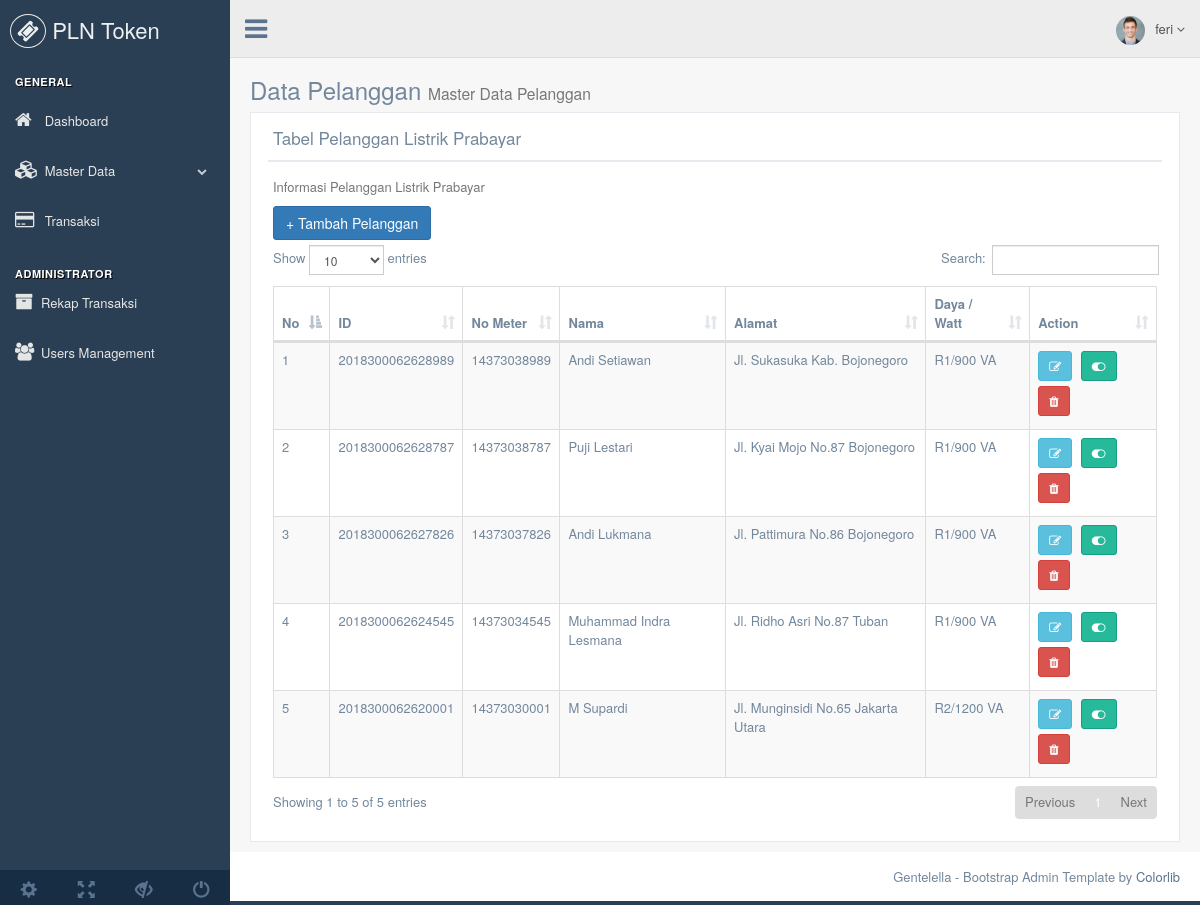
The page /?page=data_pelanggan (signed in) on the database its author committed.
### tables this page shows
CREATE TABLE `pelanggan` (
  `id` varchar(255) NOT NULL,
  `no_meter` varchar(255) NOT NULL,
  `nama` varchar(255) NOT NULL,
  `alamat` varchar(255) NOT NULL,
  `daya_id` int(11) NOT NULL,
  `status` tinyint(1) NOT NULL DEFAULT '1' COMMENT '0. nonaktif 1.aktif'
);

CREATE TABLE `daya` (
  `id` int(11) NOT NULL,
  `nama_daya` varchar(255) NOT NULL,
  `ket` varchar(255) NOT NULL
);

### data_pelanggan.php (the view, shortened to what this page needs)
<div class="right_col" role="main">
  <div class="">
    <div class="page-title">
      <div class="title_left">
        <h3>Data Pelanggan <small>Master Data Pelanggan</small></h3>
      </div>
    </div>
    <div class="clearfix"></div>
    <div class="row">
      <div class="col-md-12 col-sm-12 col-xs-12">
        <div class="x_panel">
          <div class="x_title">
            <h2>Tabel Pelanggan Listrik Prabayar</h2>
            <div class="clearfix"></div>
          </div>
          <div class="x_content">
            <p class="text-muted font-13 m-b-30">
              Informasi Pelanggan Listrik Prabayar
            </p>
            <a class="btn btn-primary" href="<?php echo base_url.'?page=form_pelanggan' ?>">+ Tambah Pelanggan</a>
            <table id="datatable" class="table table-striped table-bordered">
              <thead>
                <tr>
                  <th>No</th>
                  <th>ID</th>
                  <th>No Meter</th>
                  <th>Nama</th>
                  <th>Alamat</th>
                  <th>Daya / Watt</th>
                  <th>Action</th>
                </tr>
              </thead>
              <tbody>
              <?php
              $no = 1;
              $query = mysqli_query($koneksi, "SELECT pelanggan.*, daya.nama_daya FROM pelanggan JOIN daya ON pelanggan.daya_id=daya.id ORDER BY id DESC"); ?>
              <?php while ($row = mysqli_fetch_assoc($query)) : ?>
               <tr>
                  <td><?php echo $no; ?></td>
                  <td><?php echo $row['id'];  ?></td>
                  <td><?php echo $row['no_meter']; ?></td>
                  <td><?php echo $row['nama']; ?></td>
                  <td><?php echo $row['alamat'];  ?></td>
                  <td><?php echo $row['nama_daya'];  ?></td>
                  <td><a title="Edit" class='btn btn-sm btn-info' href='<?php echo base_url."?page=form_pelanggan&id=$row[id]"; ?>'><i class='fa fa-edit'></i></a>
                    <?php if ($row['status'] == 0): ?>
                      <a title="Non Aktif" class='btn btn-sm btn-default' href='<?php echo base_url."/action_pelanggan.php?id=$row[id]&soft_delete=1"; ?>'><i class='fa fa-toggle-off'></i></a>
                    <?php else: ?>
                      <a title="Aktif" class='btn btn-sm btn-success' href='<?php echo base_url."/action_pelanggan.php?id=$row[id]&soft_delete=0"; ?>'><i class='fa fa-toggle-on'></i></a>
                    <?php endif; ?>
                    <?php if ($logged_in['level'] == 1): ?>
                      <button title="Hapus permanen" type="button" class="btn btn-danger btn-sm" data-toggle="modal" data-target="#myModal"><i class='fa fa-trash'></i></button>
                    <?php endif; ?>
                  </td>
                </tr>
                <?php $no++; ?>
              <?php endwhile; ?>
              </tbody>
            </table>
          </div>
        </div>
      </div>
    </div>
  </div>
</div>

### rows shown on the page
pelanggan: id "2018300062628989", no_meter "14373038989", nama "Andi Setiawan", alamat "Jl. Sukasuka Kab. Bojonegoro", daya.nama_daya "R1/900 VA"
pelanggan: id "2018300062628787", no_meter "14373038787", nama "Puji Lestari", alamat "Jl. Kyai Mojo No.87 Bojonegoro", daya.nama_daya "R1/900 VA"
pelanggan: id "2018300062627826", no_meter "14373037826", nama "Andi Lukmana", alamat "Jl. Pattimura No.86 Bojonegoro", daya.nama_daya "R1/900 VA"
pelanggan: id "2018300062624545", no_meter "14373034545", nama "Muhammad Indra Lesmana", alamat "Jl. Ridho Asri No.87 Tuban", daya.nama_daya "R1/900 VA"
pelanggan: id "2018300062620001", no_meter "14373030001", nama "M Supardi", alamat "Jl. Munginsidi No.65 Jakarta Utara", daya.nama_daya "R2/1200 VA"

### other values the page prints
$logged_in['username'] "feri"
